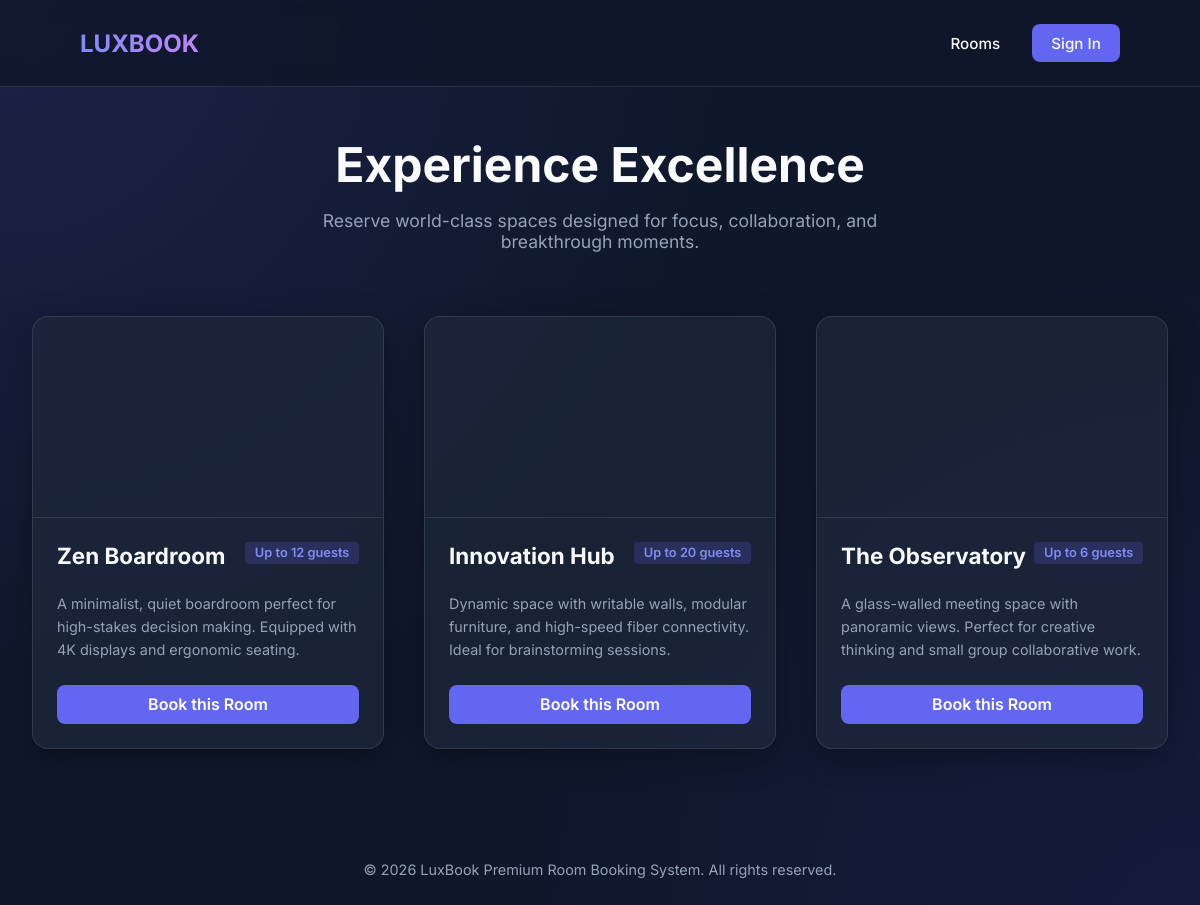
The page / on the database its author committed.
### bookings/models.py (models this page shows, shortened)
class Room(models.Model):
    name = models.CharField(max_length=100)
    capacity = models.IntegerField()
    description = models.TextField()
    image_url = models.URLField(blank=True, null=True) # For premium look, we'll use generated images

### bookings/views.py (the view)
# urls.py: path('', views.index, name='index'),
def index(request):
    rooms = Room.objects.all()
    return render(request, 'bookings/index.html', {'rooms': rooms})

### bookings/templates/bookings/index.html
{% extends 'bookings/base.html' %}
{% block content %}
<header style="margin-bottom: 4rem; text-align: center;">
    <h1 style="font-size: 3rem; margin-bottom: 1rem;">Experience Excellence</h1>
    <p style="color: var(--text-muted); font-size: 1.1rem; max-width: 600px; margin: 0 auto;">
        Reserve world-class spaces designed for focus, collaboration, and breakthrough moments.
    </p>
</header>
<div style="display: grid; grid-template-columns: repeat(auto-fill, minmax(350px, 1fr)); gap: 2.5rem;">
    {% for room in rooms %}
    <div class="glass-card" style="padding: 0; overflow: hidden; display: flex; flex-direction: column;">
        <div
            style="height: 200px; background-image: url('{{ room.image_url }}'); background-size: cover; background-position: center; border-bottom: 1px solid var(--glass-border);">
        </div>
        <div style="padding: 1.5rem; flex-grow: 1; display: flex; flex-direction: column;">
            <div style="display: flex; justify-content: space-between; align-items: flex-start; margin-bottom: 0.5rem;">
                <h2 style="margin: 0; font-size: 1.4rem;">{{ room.name }}</h2>
                <span
                    style="background: rgba(99, 102, 241, 0.2); color: #818cf8; padding: 0.2rem 0.6rem; border-radius: 4px; font-size: 0.8rem; font-weight: 600;">
                    Up to {{ room.capacity }} guests
                </span>
            </div>
            <p style="color: var(--text-muted); font-size: 0.9rem; margin-bottom: 1.5rem; line-height: 1.6;">
                {{ room.description }}
            </p>
            <div style="margin-top: auto;">
                <a href="{% url 'book_room' room.id %}" class="btn btn-primary"
                    style="width: 100%; text-align: center; box-sizing: border-box;">Book this Room</a>
            </div>
        </div>
    </div>
    {% empty %}
    <p>No rooms available at the moment.</p>
    {% endfor %}
</div>
{% endblock %}

### bookings/templates/bookings/base.html (shortened to what this page needs)
<!DOCTYPE html>
<html lang="en">
<head>
</head>
<body>
    <nav>
        <a href="/" class="logo">LUXBOOK</a>
        <div class="nav-links">
            <a href="/">Rooms</a>
            {% if user.is_authenticated %}
            {% if user.is_superuser or user.groups.all.0.name == 'Admin' %}
            <a href="{% url 'admin_dashboard' %}">Dashboard</a>
            <span
                style="color: #818cf8; font-size: 0.8rem; border: 1px solid rgba(129, 140, 248, 0.3); padding: 0.2rem 0.5rem; border-radius: 4px;">Admin</span>
            {% elif user.groups.all.0.name == 'Staff' %}
            <span
                style="color: #10b981; font-size: 0.8rem; border: 1px solid rgba(16, 185, 129, 0.3); padding: 0.2rem 0.5rem; border-radius: 4px;">Staff</span>
            {% endif %}
            <span style="font-size: 0.9rem;">{{ user.username }}</span>
            <form action="{% url 'logout' %}" method="post" style="display: inline;">
                {% csrf_token %}
                <button type="submit" class="btn"
                    style="background: transparent; color: var(--text-muted); padding: 0; margin-left: 1rem;">Logout</button>
            </form>
            {% else %}
            <a href="{% url 'login' %}" class="btn btn-primary">Sign In</a>
            {% endif %}
        </div>
    </nav>
    <div class="container animate-fade-in">
        {% block content %}
        {% endblock %}
    </div>
    <footer>
        &copy; 2026 LuxBook Premium Room Booking System. All rights reserved.
    </footer>
</body>
</html>

### bookings/templates/bookings/base.html (style rules this page uses)
:root { --primary: #6366f1; --primary-hover: #4f46e5; --bg-dark: #0f172a; --card-bg: rgba(30, 41, 59, 0.7); --glass-border: rgba(255, 255, 255, 0.1); --text-main: #f8fafc; --text-muted: #94a3b8; }
body { margin: 0; font-family: 'Inter', sans-serif; background-color: var(--bg-dark); color: var(--text-main); min-height: 100vh; background-image: radial-gradient(circle at 0% 0%, rgba(99, 102, 241, 0.15) 0%, transparent 50%), radial-gradient(circle at 100% 100%, rgba(79, 70, 229, 0.1) 0%, transparent 50%); background-attachment: fixed; }
nav { display: flex; justify-content: space-between; align-items: center; padding: 1.5rem 5rem; background: rgba(15, 23, 42, 0.8); backdrop-filter: blur(10px); border-bottom: 1px solid var(--glass-border); position: sticky; top: 0; z-index: 100; }
.logo { font-size: 1.5rem; font-weight: 700; background: linear-gradient(to right, #818cf8, #c084fc); -webkit-background-clip: text; background-clip: text; -webkit-text-fill-color: transparent; text-decoration: none; }
.nav-links { display: flex; gap: 2rem; align-items: center; }
.nav-links a { color: var(--text-main); text-decoration: none; font-size: 0.95rem; font-weight: 500; transition: color 0.3s ease; }
.btn { padding: 0.6rem 1.2rem; border-radius: 8px; font-weight: 600; cursor: pointer; transition: all 0.3s ease; text-decoration: none; display: inline-block; border: none; }
.btn-primary { background-color: var(--primary); color: white; }
.container { max-width: 1200px; margin: 3rem auto; padding: 0 2rem; }
.glass-card { background: var(--card-bg); backdrop-filter: blur(12px); border: 1px solid var(--glass-border); border-radius: 16px; padding: 2rem; box-shadow: 0 8px 32px rgba(0, 0, 0, 0.3); }
footer { text-align: center; padding: 4rem 2rem; color: var(--text-muted); font-size: 0.9rem; }
.animate-fade-in { animation: fadeIn 0.8s ease forwards; }

### rows shown on the page
Room: name "Zen Boardroom", capacity "12", description "A minimalist, quiet boardroom perfect for high-stakes decision making. Equipped with 4K displays and ergonomic seating."
Room: name "Innovation Hub", capacity "20", description "Dynamic space with writable walls, modular furniture, and high-speed fiber connectivity. Ideal for brainstorming sessions."
Room: name "The Observatory", capacity "6", description "A glass-walled meeting space with panoramic views. Perfect for creative thinking and small group collaborative work."
